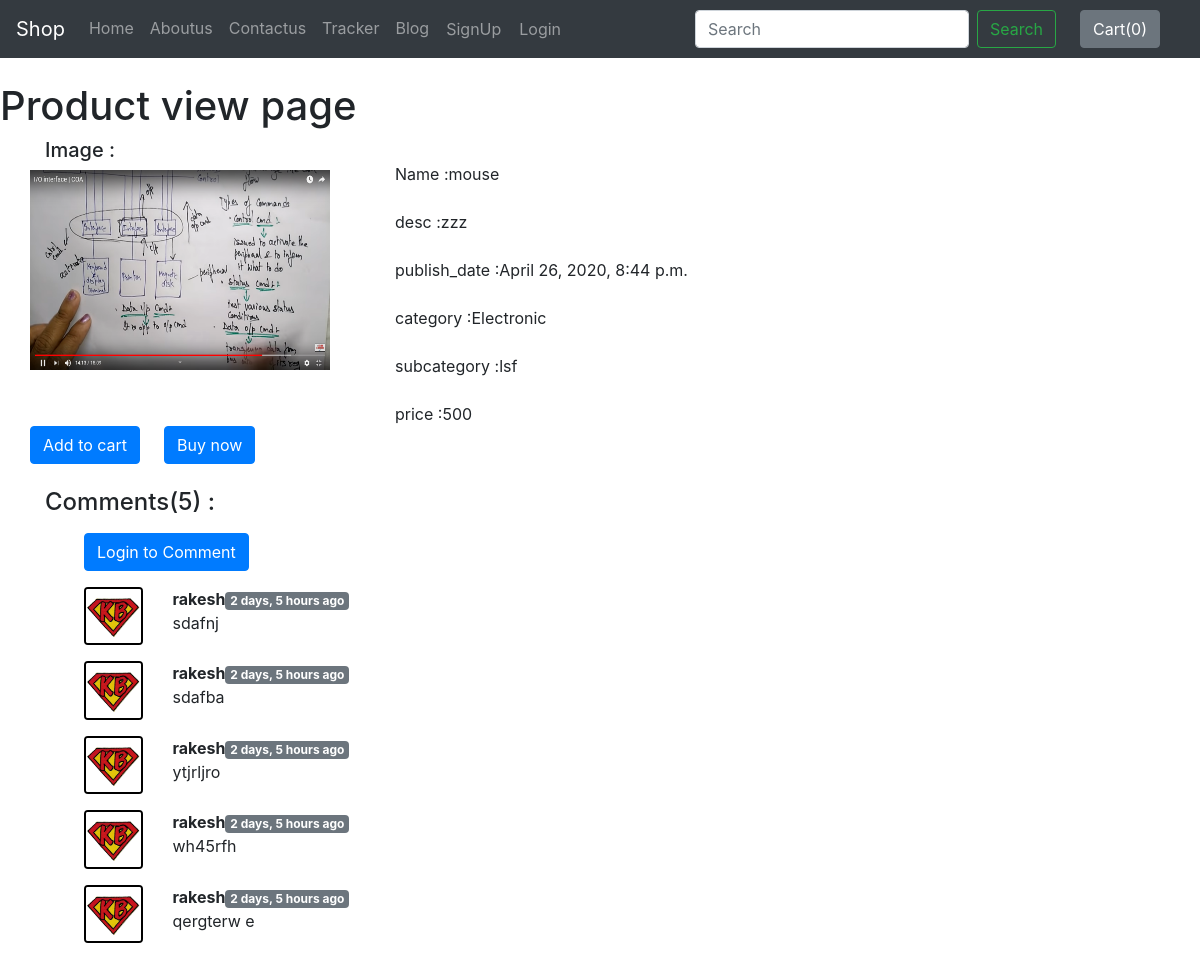
Page /shop/productview/4 on the committed database.
### shop/models.py (models this page shows, shortened)
class Product(models.Model):
    CATEGORY = (
        ('watch','watch'),
        ('Book','Book'),
        ('Clothes','Clothes'),
        ('Electronic','Electronic')
    )
    product_id = models.AutoField
    product_name = models.CharField(max_length=50)
    desc = models.CharField(max_length=100,default=" ")
    publish_date = models.DateTimeField(auto_now_add=True,null=True)
    category = models.CharField(max_length=50,null=True,choices=CATEGORY)
    subcategory = models.CharField(max_length=50,default="")
    price = models.IntegerField(default=0)
    image = models.ImageField(upload_to = "shop/images",default="")

class ProductComment(models.Model):
    sno = models.AutoField(primary_key=True)
    comment = models.TextField()
    user = models.ForeignKey(User,on_delete=models.CASCADE)
    product = models.ForeignKey(Product,on_delete=models.CASCADE)
    parent = models.ForeignKey('self',on_delete=models.CASCADE,null=True)
    time = models.DateTimeField(default=now)

### shop/views.py (the view)
# urls.py: path('productview/<str:pk>',views.prodView,name='prodview'),
def prodView(request,pk):
    view = Product.objects.get(id=pk)
    comments = ProductComment.objects.filter(product=view)
    i=0
    for j in comments:
        i +=1
    return render(request,'shop/prodview.html',{'view':view,'comments':comments,'counts':i,'user':request.user})

### shop/templates/shop/prodview.html (shortened to what this page needs)
{% extends 'shop/basic.html' %}
{% block content %}
{% load humanize %}
<br>
<h1>Product view page</h1>
<div class="container">
    <div class="row">
        <div class="col-md-4">
            <h5>Image :</h5>
            <div class="row">
                <img src='/media/{{view.image}}' width="300px" height="200px">
            </div>
        </div>
        <div class="row">
            <br />
            Name :{{view.product_name}}<br><br>
            desc :{{view.desc}}<br><br>
            publish_date :{{view.publish_date}}<br><br>
            category :{{view.category}}<br /><br />
            subcategory :{{view.subcategory}}<br /><br />
            price :{{view.price}}<br>
        </div>
    </div>
</div>
<div class="container">
    <div class="row">
        <button class="btn btn-primary">Add to cart</button>
        <button class="btn btn-primary mx-4">Buy now</button>
    </div>
</div>
<br>
<div class="container">
    <h4>Comments({{counts}}) :</h4>
    <form method="POST" action="{% url 'postComment' %}">
        <div class="form-group mx-4 my-3 row">
            <div class="col-md-10">
                {% if user.is_authenticated %}
                <input type="text" class="form-control" name='comment' placeholder="Enter comment here">
                <input type="hidden" name='id' value="{{view.id}}">
            </div>
            <div class="col-md-2">
                <input type="submit" class="btn btn-primary" value="Submit">
                {% else %}
                <input type="button" class="btn btn-primary" value="Login to Comment">
                {% endif %}
            </div>
        </div>
    </form>
    {% for  i in comments %}
    <div class="form-group mx-4 my-3 row">
        <div class="col-md-1 bg"> <img src="/static/shop/test.jpg" style="border-radius:20px; border:2px solid black;"
                class="rounded mx-auto d-block w-100" alt='user'> </div>
        <div class="col-md-11 bg">
            <b>{{i.user.username}}</b><span class="badge badge-secondary">{{i.time | naturaltime}}</span>
            <div>{{i.comment |safe}}</div>
        </div>
    </div>
    {% endfor %}
    <br>
    <br>
    <br>
</div>
{% endblock %}

### shop/templates/shop/basic.html (shortened to what this page needs)
<!doctype html>
<html lang="en">
<head>
  <link rel="stylesheet" href="https://stackpath.bootstrapcdn.com/bootstrap/4.4.1/css/bootstrap.min.css"
>
  <link rel="stylesheet" href="https://stackpath.bootstrapcdn.com/bootstrap/4.4.1/css/bootstrap.min.css"
>
</head>
<body>
  {% load static %}
  <nav class="navbar navbar-expand-lg navbar-dark bg-dark">
    <a class="navbar-brand" href="#">Shop</a>
    <div class="collapse navbar-collapse" id="navbarSupportedContent">
      <ul class="navbar-nav mr-auto">
        <li class="nav-item ">
          <a class="nav-link" href="{% url 'shopHome' %}">Home <span class="sr-only">(current)</span></a>
        </li>
        <li class="nav-item">
          <a class="nav-link" href="{% url 'AboutUs' %}">Aboutus</a>
        </li>
        <li class="nav-item">
          <a class="nav-link" href="{% url 'ContactUs' %}">Contactus</a>
        </li>
        <li class="nav-item">
          <a class="nav-link" href="{% url 'TrackingStatus' %}">Tracker</a>
        </li>
        <li class="nav-item">
          <a class="nav-link" href="/blog">Blog</a>
        </li>
        {% if user.is_authenticated %}
        <li> <a class="nav-link">Hello,{{user.first_name}}</a> </li>
        <li><a href="{% url 'logout' %}" class="nav-link">Logout</a></li>
        {% else %}
        <button type="button" class="btn btn nav-link" data-toggle="modal" data-target="#signupModal">SignUp</button>
        <button type="button" class="btn btn nav-link" data-toggle="modal" data-target="#loginModal">Login</button>
      {% endif %}
      </ul>
      <form class="form-inline my-2 my-lg-0" method="GET" action="/shop/search/">
        <input class="form-control mr-sm-2" name='search' id='search' type="search" placeholder="Search"
          aria-label="Search">
        <button class="btn btn-outline-success my-2 my-sm-0" type="submit">Search</button>
      </form>
      <button type="button" class="btn btn-secondary mx-4" id="popcart" data-toggle="popover" data-placement="bottom"
        data-html="true" data-content="hi">
        Cart(<span id="cart">0</span>)
      </button>
    </div>
  </nav>
  {% block content %}
  {% endblock %}
</body>
</html>

### rows in the picture
Product: image (picture), product_name "mouse", desc "zzz", publish_date "April 26, 2020, 8:44 p.m.", category "Electronic", subcategory "lsf", price "500"
ProductComment: user.username "rakesh", time "2 days, 5 hours ago", comment "sdafnj"
ProductComment: user.username "rakesh", time "2 days, 5 hours ago", comment "sdafba"
ProductComment: user.username "rakesh", time "2 days, 5 hours ago", comment "ytjrljro"
ProductComment: user.username "rakesh", time "2 days, 5 hours ago", comment "wh45rfh"
ProductComment: user.username "rakesh", time "2 days, 5 hours ago", comment "qergterw e"

### other values in the picture
{{ counts }} "5"
